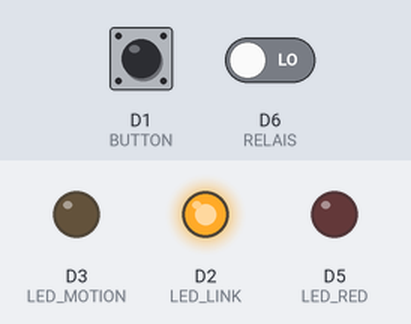
Simulated run of this sketch. Board: ESP8266 (NodeMCU). Shown: output pins drawn as LEDs (lit = HIGH). Dashed ring = blinking. The test bench sets the inputs (shaded band); at power-on: D6 (RELAIS) LOW, D1 (BUTTON) LOW. WiFi joins after 1.5 s; servers stay silent unless stated; uploads are accepted with an empty reply.

Above: at 3.7 s.
3.8 s: D6 (RELAIS) driven HIGH
At 5.3 s:
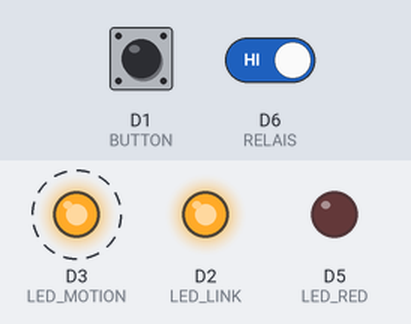
6.8 s: D1 (BUTTON) pulled HIGH for 3.2 s
At 9.2 s:
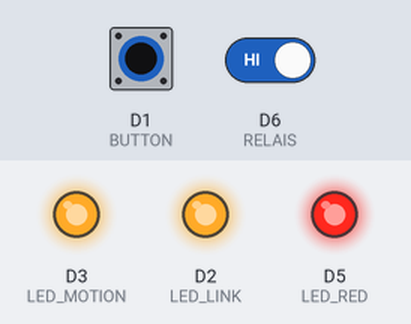
11.5 s: D6 (RELAIS) driven LOW
At 14.2 s:
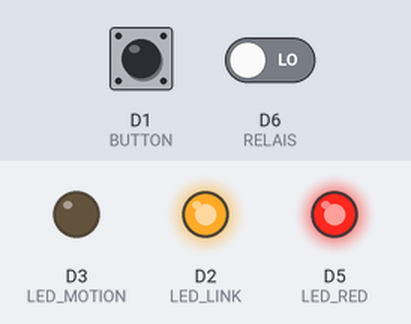
14.5 s: D1 (BUTTON) pulled HIGH for 1 s
At 15.6 s:
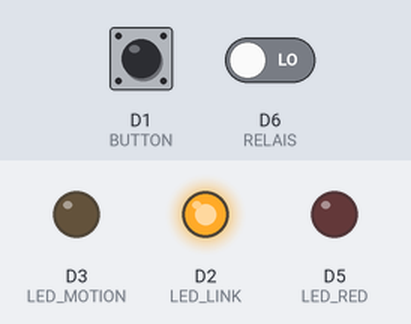
Timing chart, 0 to 17.5 s (numbered marks = the images above; inputs shaded):
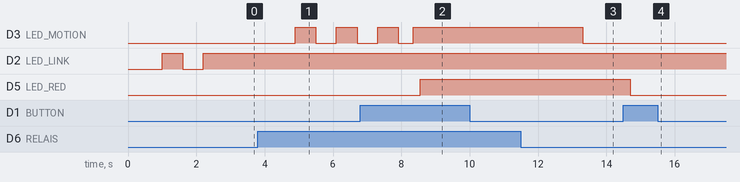

The sketch:

hue-controller.ino
```cpp
// Project: hue-controller
// Author: fussel132
// Date: 2022-11-19
// File: hue-controller.ino
// Version: 1.2.0
// Description: This is a simple ESP8266 based controller for Philips Hue Lights
//              It connects to the WiFi and sends HTTP/PUT requests to the Philips Hue Bridge
//              The lamps will be triggered if pin D6 will be set high by a relais or whatever
//              A blue LED indicates the connection state with the WiFi (blinking = connecting, steady = connected)
//              A red LED indicates the animation state (on = animation is off, off = animation is on)
//              A yellow LED indicates the motion state (steady = input (idle), blinking = input (controlling lamps), off = no input)
//              A button can be used to toggle the animation state
//              Debug output will be print with a baud rate of 115200

#include "ESP8266HTTPClient.h"
#include "ESP8266WiFi.h"
#include "ArduinoJson.h"

#define LED_LINK D2
#define LED_MOTION D3
#define LED_RED D5
#define BUTTON D1
#define RELAIS D6

const char *ssid = "SSID";         // Set before Upload!
const char *password = "Password"; // Set before Upload!
const char *hostname = "hue-controller";
const String bridgeIP = "hue.bridge.ip.address"; // Set before Upload!
const String authKey = "huebridge authkey";      // Set before Upload!
const int groupID = 1;                           // Set before Upload!
// Philips Hue Transitiontime is 1/10s while the Arduino Delay is 1/1000s. Here the Hue times are used
const int defaultTransitTime = 10; // Used for power off and if animation is turned off (otherwise using the below values)
const int firstSceneTransitTime = 2;
const int secondSceneTransitTime = 40;
const String startupScene1 = "sceneid1"; // Set before Upload!
const String startupScene2 = "sceneid2"; // Set before Upload!
/*
In theory, pull down resistors should prevent false signals.
But if installed for example in an electrical box, interference signals might be strong enough to trigger certain events.
To prevent false signals, adjust these delays (in ms).
*/
const int powerOffDelay = 1000; // Turn lamps off only if the input is still low after this delay
const int buttonDelay = 200;    // Ignore button presses if the button is pressed shorter than this delay
// Default behavior
bool animation = true; // Change this to false if you wish animations to be disabled upon boot

// Variables needed to run, do not change
unsigned long previousMillis = 0;
unsigned long beginButtonPress;
unsigned long lostMotionTime;
const long interval = 500;
bool motion = false;
bool buttonPressed = false;
bool ledOn = false;
bool linkLedOn = false;
bool modeChanged = false;
bool lostMotion = false;
int elapsed = 0;
String input = "";

WiFiClient client;
DynamicJsonDocument doc(1024);

void updateGroup(String body)
{
  httpPUT("http://" + bridgeIP + "/api/" + authKey + "/groups/" + String(groupID) + "/action", body);
}

void setGroupScene(int transitionTime, String sceneID)
{
  updateGroup("{\"on\":true, \"transitiontime\":" + String(transitionTime) + ", \"scene\":\"" + sceneID + "\"}");
}

void powerOff(int transitionTime)
{
  updateGroup("{\"on\":false, \"transitiontime\":" + String(transitionTime) + "}");
}

String httpPUT(String url, String body)
{
  HTTPClient http;
  http.begin(client, url);
  http.addHeader("Content-Type", "application/json");
  int httpCode = http.PUT(body);
  String payload = "{}";
  if (httpCode > 0)
  {
    payload = http.getString();
  }
  http.end();
  return payload;
}

void blinkLed(uint8_t led, long interval)
{
  unsigned long currentMillis = millis();
  if (led == LED_LINK && linkLedOn)
  {
    linkLedOn = false;
  }
  if (currentMillis - previousMillis >= interval)
  {
    previousMillis = currentMillis;
    if (ledOn)
    {
      ledOn = false;
      digitalWrite(led, LOW);
    }
    else
    {
      ledOn = true;
      digitalWrite(led, HIGH);
    }
  }
  delay(150); // Without this delay the ESP will crash after ~3s because who knows
}

void blinkLedFor(uint8_t led, long interval, long duration)
{
  long milli = millis();
  long elapsed = millis();
  while ((milli - elapsed) < duration)
  {
    blinkLed(led, interval);
    milli = millis();
  }
}

void setup()
{
  delay(1000);
  pinMode(LED_LINK, OUTPUT);
  pinMode(LED_MOTION, OUTPUT);
  pinMode(LED_RED, OUTPUT);
  pinMode(BUTTON, INPUT);
  pinMode(RELAIS, INPUT);
  WiFi.begin(ssid, password);
  WiFi.setHostname(hostname);
  while (WiFi.status() != WL_CONNECTED)
  {
    blinkLed(LED_LINK, interval);
  }
  digitalWrite(LED_LINK, HIGH);
  if (animation)
  {
    digitalWrite(LED_RED, LOW);
  }
  else
  {
    digitalWrite(LED_RED, HIGH);
  }
  WiFi.setAutoReconnect(true);
  WiFi.persistent(true);
}

void loop()
{
  // If ESP is not connected to WiFi, blink the Link LED
  if (WiFi.status() != WL_CONNECTED)
  {
    blinkLed(LED_LINK, interval);
  }
  else
  {
    // Turn Link LED On if it is off
    if (!linkLedOn)
    {
      linkLedOn = true;
      digitalWrite(LED_LINK, HIGH);
    }

    // When the Relais is switched on, turn on the motion LED and Philips Hue Lights On / Off while respecting the animation flag
    if (digitalRead(RELAIS) == HIGH)
    {
      if (lostMotion)
      {
        unsigned long motionDetectedAgain = millis();
        if (lostMotionTime + powerOffDelay > motionDetectedAgain)
        {
          // False trigger, ignoring...
        }
        lostMotion = false;
      }
      if (!motion)
      {
        motion = true;
        // Switch on lights
        if (animation)
        {
          setGroupScene(firstSceneTransitTime, startupScene1);
          delay(100); // Just for safety :)
          setGroupScene(secondSceneTransitTime, startupScene2);
          blinkLedFor(LED_MOTION, interval, secondSceneTransitTime * 100);
        }
        else
        {
          setGroupScene(defaultTransitTime, startupScene2);
          blinkLedFor(LED_MOTION, interval, defaultTransitTime * 100);
        }
        digitalWrite(LED_MOTION, HIGH);
      }
    }
    else if (digitalRead(RELAIS) == LOW)
    {
      if (!lostMotion)
      {
        // Called once after motion stopped to save the time
        lostMotion = true;
        lostMotionTime = millis();
      }
      // Called every loop
      if (lostMotionTime + powerOffDelay < millis() && motion)
      {
        motion = false;
        // Switch off lights
        powerOff(defaultTransitTime);
        blinkLedFor(LED_MOTION, interval, defaultTransitTime * 100);
        digitalWrite(LED_MOTION, LOW);
      }
    }
  }

  if (digitalRead(BUTTON) == HIGH)
  {
    if (!buttonPressed)
    {
      // Called once after button press to save the time
      buttonPressed = true;
      beginButtonPress = millis();
    }
    // Called every loop
    if (beginButtonPress + buttonDelay < millis() && !modeChanged)
    {
      if (animation)
      {
        animation = false;
        digitalWrite(LED_RED, HIGH);
      }
      else
      {
        animation = true;
        digitalWrite(LED_RED, LOW);
      }
      modeChanged = true;
    }
  }
  else if (digitalRead(BUTTON) == LOW && buttonPressed)
  {
    // Called once after button release
    buttonPressed = false;
    if (!modeChanged)
    {
      // Button was pressed for less than buttonDelay (false trigger)
    }
    modeChanged = false;
  }
}
```

Measured:
- after the input at 3.8 s, D3 (LED_MOTION): alternates HIGH for 0.60 s and LOW for 0.60 s, starting after 1.1 s
- after the input at 6.8 s, D5 (LED_RED): LOW → HIGH after 1.8 s
- after the input at 11.5 s, D3 (LED_MOTION): HIGH → LOW after 1.8 s
- after the input at 14.5 s, D5 (LED_RED): HIGH → LOW after 0.20 s
